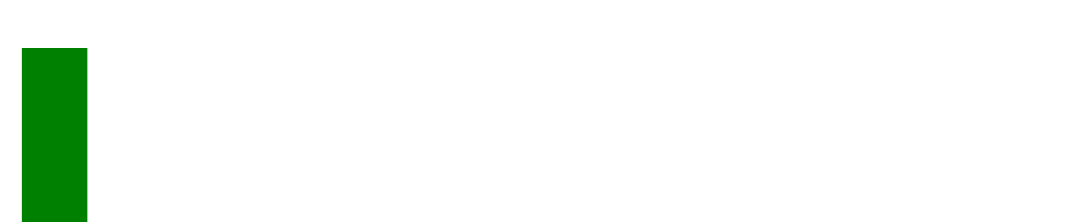

Vega-Lite specification stored for this chart:
### Vega specification from a JSON file in a GitHub repository (floating-point values rounded to 4 significant figures)
{"$schema": "https://vega.github.io/schema/vega/v5.json", "width": 250, "height": 40, "padding": 0, "data": [{"name": "table", "values": [{"game": "g1", "diff": 3}, {"game": "g2", "diff": 0}, {"game": "g3", "diff": 0}, {"game": "g4", "diff": 0}, {"game": "g5", "diff": 0}, {"game": "g6", "diff": 0}, {"game": "g7", "diff": 0}, {"game": "g8", "diff": 0}, {"game": "g9", "diff": 0}, {"game": "g10", "diff": 0}, {"game": "g11", "diff": 0}, {"game": "g12", "diff": 0}, {"game": "g13", "diff": 0}, {"game": "g14", "diff": 0}, {"game": "g15", "diff": 0}]}], "signals": [{"name": "tooltip", "value": {}, "on": [{"events": "rect:mouseover", "update": "datum"}, {"events": "rect:mouseout", "update": "{}"}]}], "scales": [{"name": "xscale", "type": "band", "domain": {"data": "table", "field": "game"}, "range": "width", "padding": 0.05, "round": true}, {"name": "yscale", "domain": {"data": "table", "field": "diff"}, "nice": true, "range": "height"}], "axes": [{"orient": "bottom", "scale": "xscale", "labels": false, "ticks": false}, {"orient": "right", "scale": "yscale", "labels": false, "ticks": false}], "marks": [{"type": "rect", "from": {"data": "table"}, "encode": {"enter": {"x": {"scale": "xscale", "field": "game"}, "width": {"scale": "xscale", "band": 1}, "y": {"scale": "yscale", "field": "diff"}, "y2": {"scale": "yscale", "value": 0}, "fill": [{"test": "datum.diff > 0", "value": "green"}, {"value": "red"}]}, "update": {"fill": [{"test": "datum.diff > 0", "value": "green"}, {"value": "red"}]}, "hover": {"fill": {"value": "black"}}}}, {"type": "text", "encode": {"enter": {"align": {"value": "center"}, "baseline": {"value": "bottom"}, "fill": {"value": "#333"}}, "update": {"x": {"scale": "xscale", "signal": "tooltip.game", "band": 0.5}, "y": {"scale": "yscale", "signal": "tooltip.diff", "offset": 0.05}, "text": {"signal": "tooltip.diff"}, "fillOpacity": [{"test": "datum === tooltip", "value": 0}, {"value": 1}]}}}], "config": {}}
